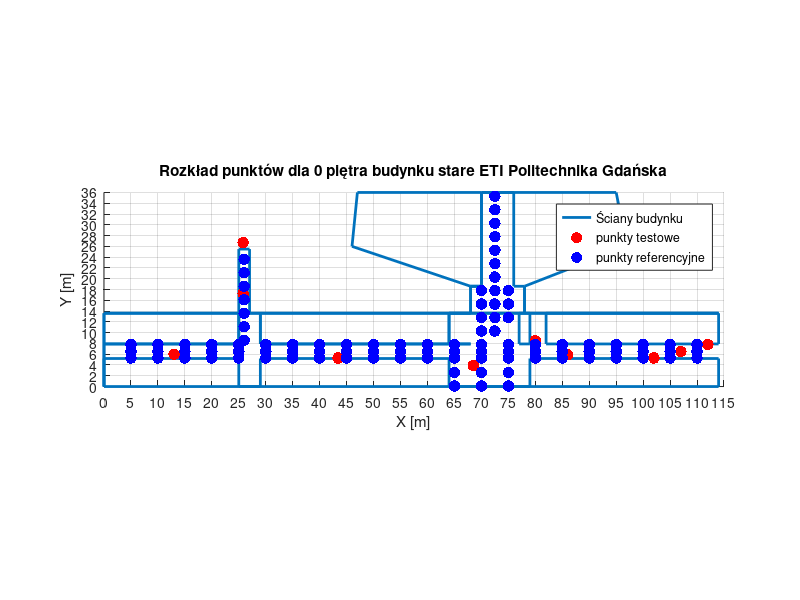

Source code (MATLAB):

% Współrzędne ścian (poziomych)
walls = [
    0, 0.1;
    5.2, 5.3;
    7.9, 8.0;
];
hold on
% Przykładowe punkty (możesz zmienić na swoje)
x = [0 0 25 25 29 29 64 64 79 79 114 114 0 0 25 25 0 0 25 25 27 27 29 29 68 29 29 79 77 77 79 79 82 82 114 114 82 114 64 64 64 68 68 70 70 47 46 68 70 70 95 97 78 78 78 76 76 70 70 68 68 0];
y = [0 5.2 5.2 0 0 5.2 5.2 0 0 5.2 5.2 0 0 7.9 7.9 13.6 13.6 7.9 7.9 25.5 25.5 13.6 13.6 7.9 7.9 7.9 13.6 13.6 13.6 7.9 7.9 13.6 13.6 7.9 7.9 13.6 13.6 13.6 13.6 7.9 13.6 13.6 18.6 18.6 36 36 26 18.6 18.6 36 36 26 18.6 13.6 18.6 18.6 36 36 18.6 18.6 13.6 13.6];

% Domknięcie kształtu (jeśli chcesz zamknąć go w pętlę)
x(end+1) = x(1);
y(end+1) = y(1);
corridor_length = 115
corridor_width = 36
% Rysowanie
plot(x, y, 'LineWidth', 2);
grid on;
axis equal;
title('Łączenie punktów w kształt');
xlabel('X');
ylabel('Y');
%test point poziom1
x_tp = [13,25.81,25.81,43.4,68.5,80,86,102,107,112]
y_tp = [6,26.71,17.23,5.3,3.9,8.5,5.9,5.3,6.5,7.8]
plot(x_tp, y_tp, 'r.','MarkerSize', 25);
%
% Parametry rozmieszczenia RP
x_step = 5;
y_step = 1.3;
x_rp = 5:x_step:114;
y_rp = [5.3,6.5,7.8]

% Tworzenie siatki punktów RP
[X_rp, Y_rp] = meshgrid(x_rp, y_rp);

% Rysowanie RP
x_rp1=[26,26,26,26,26,26,26,70,70,72.5,72.5,75, 65,65,70,70,75,75,70,72.5,75,70,72.5,75,72.5,72.5,72.5,72.5,72.5,72.5,72.5]
y_rp2= [8.6,11.1,13.6,16.1,18.6,21.1,23.6,12.8,10.3,12.8,10.3,12.8,0.1,2.6,0.1,2.6,0.1,2.6,15.3,15.3,15.3,17.8,17.8,17.8 35.3,20.3,22.8,25.3,27.8,30.3,32.8]
plot(X_rp, Y_rp, 'b.', 'MarkerSize', 25);
plot(x_rp1,y_rp2,'b.', 'MarkerSize', 25);



% Styl wykresu
axis equal;
xlim([0 corridor_length]);
ylim([0 corridor_width]);
xlabel('X [m]');
ylabel('Y [m]');
title('Rozkład punktów dla 0 piętra budynku stare ETI Politechnika Gdańska');
grid on;
legend('Ściany budynku', 'punkty testowe','punkty referencyjne')
xticks(0:5:115)
yticks(0:2:36)
set(gca, 'Position', [0.03 0.1 0.95 0.8]);  % [x y width height]